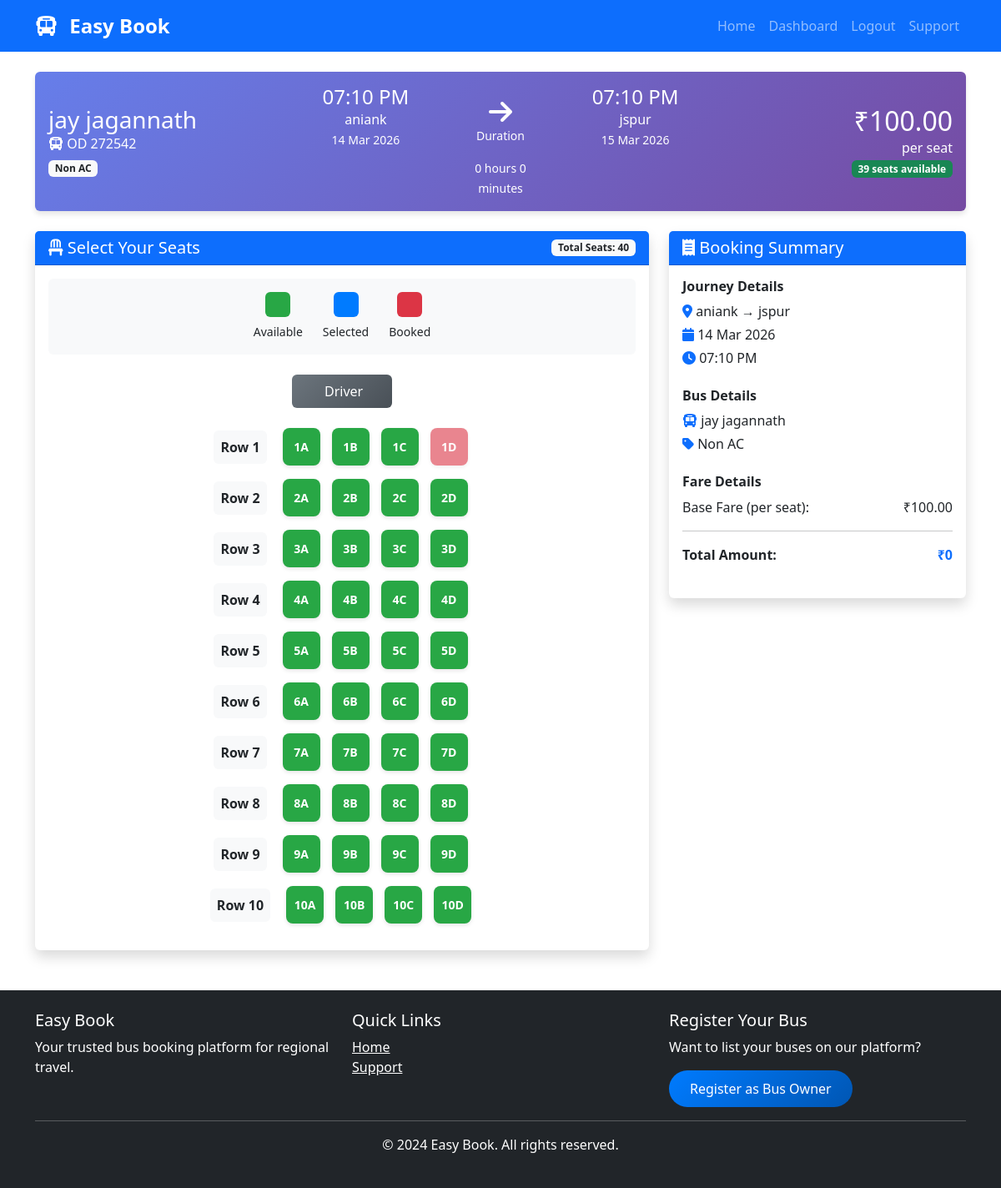
Screenshot of /bookings/bus/6/ (signed in) with the database file from the repository.
### easybook/apps/bus_owners/models.py (models this page shows, shortened)
class Bus(models.Model):
    BUS_TYPES = (
        ('ac', 'AC'),
        ('non_ac', 'Non AC'),
        ('sleeper', 'Sleeper'),
        ('seater', 'Seater'),
        ('ac_sleeper', 'AC Sleeper'),
        ('luxury', 'Luxury'),
    )
    BUS_LAYOUTS = (
        ('2x2', '2 x 2 (4 seats per row)'),
        ('2x1', '2 x 1 (3 seats per row)'),
        ('1x2', '1 x 2 (3 seats per row)'),
        ('sleeper_2x1', 'Sleeper 2 x 1'),
        ('sleeper_1x1', 'Sleeper 1 x 1'),
    )
    owner = models.ForeignKey(User, on_delete=models.CASCADE, limit_choices_to={'user_type': 'bus_owner'}, related_name='buses')
    bus_name = models.CharField(max_length=100)
    bus_type = models.CharField(max_length=20, choices=BUS_TYPES)
    bus_number = models.CharField(max_length=20, unique=True)
    total_seats = models.IntegerField()
    seat_layout = models.CharField(max_length=20, choices=BUS_LAYOUTS, default='2x2')
    amenities = models.TextField(help_text="AC, WiFi, Charging point, etc.", blank=True)
    bus_image = models.ImageField(upload_to='bus_images/', null=True, blank=True)
    is_active = models.BooleanField(default=True)
    created_at = models.DateTimeField(auto_now_add=True)
    updated_at = models.DateTimeField(auto_now=True)

class Route(models.Model):
    bus = models.ForeignKey(Bus, on_delete=models.CASCADE, related_name='routes')
    source = models.CharField(max_length=100)
    destination = models.CharField(max_length=100)
    departure_time = models.DateTimeField()
    arrival_time = models.DateTimeField()
    duration = models.CharField(max_length=50, help_text="e.g., 5 hours 30 mins", blank=True)
    fare = models.DecimalField(max_digits=10, decimal_places=2)
    available_seats = models.IntegerField()
    operating_days = models.CharField(max_length=100, help_text="Mon,Tue,Wed,Thu,Fri,Sat,Sun", default="All Days")

class Seat(models.Model):
    SEAT_TYPES = (
        ('window', 'Window'),
        ('aisle', 'Aisle'),
        ('middle', 'Middle'),
        ('sleeper_lower', 'Sleeper Lower'),
        ('sleeper_upper', 'Sleeper Upper'),
    )
    bus = models.ForeignKey(Bus, on_delete=models.CASCADE, related_name='seats')
    seat_number = models.CharField(max_length=10)
    seat_type = models.CharField(max_length=20, choices=SEAT_TYPES, default='window')
    seat_row = models.IntegerField()
    seat_column = models.IntegerField()
    is_active = models.BooleanField(default=True)
    class Meta:
        unique_together = ['bus', 'seat_number']
        ordering = ['seat_row', 'seat_column']

### easybook/apps/bookings/views.py (the view)
# urls.py: path('bus/<int:route_id>/', views.bus_details, name='bus_details'),
@login_required
def bus_details(request, route_id):
    route = get_object_or_404(Route, id=route_id)
    bus = route.bus
    if route.available_seats <= 0:
        messages.error(request, 'No seats available on this bus.')
        return redirect('search_buses')
    seats = Seat.objects.filter(bus=bus).order_by('seat_row', 'seat_column')
    booked_seats = BookedSeat.objects.filter(
        booking__route=route,
        booking__journey_date=route.departure_time.date(),
        booking__status__in=['confirmed', 'pending']
    ).values_list('seat_id', flat=True)
    seat_rows = {}
    for seat in seats:
        if seat.seat_row not in seat_rows:
            seat_rows[seat.seat_row] = []
        seat.is_booked = seat.id in booked_seats
        seat_rows[seat.seat_row].append(seat)
    context = {
        'route': route,
        'bus': bus,
        'seat_rows': dict(sorted(seat_rows.items())),
        'total_seats': bus.total_seats,
        'available_seats': route.available_seats,
        'booked_seats_count': booked_seats.count()
    }
    return render(request, 'customer/bus_details.html', context)

### templates/customer/bus_details.html (shortened to what this page needs)
{% extends 'base.html' %}
{% block content %}
<div class="container mt-4">
    <div class="row">
        <div class="col-12">
            <div class="card bg-gradient-primary text-white mb-4">
                <div class="card-body">
                    <div class="row align-items-center">
                        <div class="col-md-3">
                            <h3 class="mb-0">{{ bus.bus_name }}</h3>
                            <p class="mb-0"><i class="fas fa-bus"></i> {{ bus.bus_number }}</p>
                            <span class="badge bg-light text-dark mt-2">{{ bus.get_bus_type_display }}</span>
                        </div>
                        <div class="col-md-6">
                            <div class="row text-center">
                                <div class="col-5">
                                    <h4 class="mb-0">{{ route.departure_time|date:"h:i A" }}</h4>
                                    <p class="mb-0">{{ route.source }}</p>
                                    <small>{{ route.departure_time|date:"d M Y" }}</small>
                                </div>
                                <div class="col-2">
                                    <i class="fas fa-arrow-right fa-2x mt-3"></i>
                                    <p class="small">Duration</p>
                                    <small>{{ route.duration|default:"5h 30m" }}</small>
                                </div>
                                <div class="col-5">
                                    <h4 class="mb-0">{{ route.arrival_time|date:"h:i A" }}</h4>
                                    <p class="mb-0">{{ route.destination }}</p>
                                    <small>{{ route.arrival_time|date:"d M Y" }}</small>
                                </div>
                            </div>
                        </div>
                        <div class="col-md-3 text-end">
                            <h2 class="mb-0">₹{{ route.fare }}</h2>
                            <p class="mb-0">per seat</p>
                            <span class="badge bg-success">{{ available_seats }} seats available</span>
                        </div>
                    </div>
                </div>
            </div>
        </div>
    </div>
    <div class="row">
        <div class="col-md-8">
            <div class="card shadow">
                <div class="card-header bg-primary text-white d-flex justify-content-between align-items-center">
                    <h5 class="mb-0"><i class="fas fa-chair"></i> Select Your Seats</h5>
                    <span class="badge bg-light text-dark">Total Seats: {{ total_seats }}</span>
                </div>
                <div class="card-body">
                    <div class="d-flex justify-content-center gap-4 mb-4 p-3 bg-light rounded">
                        <div class="text-center">
                            <div class="seat-box available"></div>
                            <small>Available</small>
                        </div>
                        <div class="text-center">
                            <div class="seat-box selected"></div>
                            <small>Selected</small>
                        </div>
                        <div class="text-center">
                            <div class="seat-box booked"></div>
                            <small>Booked</small>
                        </div>
                    </div>
                    <div class="text-center mb-4">
                        <div class="driver-seat bg-secondary text-white p-2 d-inline-block rounded">
                             Driver
                        </div>
                    </div>
                    <form method="POST" action="{% url 'book_tickets' route.id %}" id="bookingForm">
                        <div class="seat-layout-container">
                            {% for row_num, seats in seat_rows.items %}
                            <div class="seat-row d-flex justify-content-center align-items-center mb-3">
                                <span class="row-label me-3 fw-bold bg-light p-2 rounded" style="min-width: 60px;">Row {{ row_num }}</span>
                                <div class="d-flex gap-2">
{% for seat in seats %}
<div class="seat-wrapper">
    <label for="seat_{{ seat.id }}"
           class="seat-label {% if seat.is_booked %}booked{% else %}available{% endif %}">
        {{ seat.seat_number }}
    </label>
</div>
{% endfor %}
                                </div>
                            </div>
                            {% empty %}
                            <div class="text-center py-5">
                                <i class="fas fa-chair fa-3x text-muted mb-3"></i>
                                <h5>No seats available for this bus</h5>
                            </div>
                            {% endfor %}
                        </div>
                    </form>
                </div>
            </div>
        </div>
        <div class="col-md-4">
            <div class="card shadow sticky-top" style="top: 20px;">
                <div class="card-header bg-primary text-white">
                    <h5 class="mb-0"><i class="fas fa-receipt"></i> Booking Summary</h5>
                </div>
                <div class="card-body">
                    <div class="route-info mb-4">
                        <h6 class="fw-bold">Journey Details</h6>
                        <p class="mb-1"><i class="fas fa-map-marker-alt text-primary"></i> {{ route.source }} → {{ route.destination }}</p>
                        <p class="mb-1"><i class="fas fa-calendar text-primary"></i> {{ route.departure_time|date:"d M Y" }}</p>
                        <p class="mb-1"><i class="fas fa-clock text-primary"></i> {{ route.departure_time|date:"h:i A" }}</p>
                    </div>
                    <div class="bus-info mb-4">
                        <h6 class="fw-bold">Bus Details</h6>
                        <p class="mb-1"><i class="fas fa-bus text-primary"></i> {{ bus.bus_name }}</p>
                        <p class="mb-1"><i class="fas fa-tag text-primary"></i> {{ bus.get_bus_type_display }}</p>
                    </div>
                    <div class="fare-breakdown mb-4">
                        <h6 class="fw-bold">Fare Details</h6>
                        <div class="d-flex justify-content-between mb-2">
                            <span>Base Fare (per seat):</span>
                            <span>₹{{ route.fare }}</span>
                        </div>
                        <hr>
                        <div class="d-flex justify-content-between fw-bold">
                            <span>Total Amount:</span>
                            <span class="text-primary" id="sidebarTotal">₹0</span>
                        </div>
                    </div>
                </div>
            </div>
        </div>
    </div>
</div>
{% endblock %}

### static/css/style.css (style rules this page uses)
:root { --primary-color: #007bff; --secondary-color: #6c757d; }
body { font-family: 'Segoe UI', Tahoma, Geneva, Verdana, sans-serif; min-height: 100vh; display: flex; flex-direction: column; }
.card { border: none; box-shadow: 0 4px 6px rgba(0,0,0,.1); transition: transform 0.3s ease; }

### templates/customer/bus_details.html (style rules this page uses)
.bg-gradient-primary { background: linear-gradient(135deg, #667eea 0%, #764ba2 100%); }
.seat-box { width: 30px; height: 30px; border-radius: 6px; margin: 0 auto 5px; }
.seat-box.available { background-color: #28a745; }
.seat-box.selected { background-color: #007bff; }
.seat-box.booked { background-color: #dc3545; }
.seat-wrapper { position: relative; margin: 0 3px; }
.seat-label { display: flex; align-items: center; justify-content: center; width: 45px; height: 45px; background-color: #28a745; color: white; border-radius: 8px; cursor: pointer; font-weight: bold; font-size: 14px; transition: all 0.3s ease; box-shadow: 0 2px 5px rgba(0,0,0,0.1); }
.seat-label.available { background-color: #28a745; }
.seat-label.booked { background-color: #dc3545; cursor: not-allowed; opacity: 0.6; }
.seat-checkbox:disabled + .seat-label { background-color: #dc3545; cursor: not-allowed; opacity: 0.6; transform: none; }
.driver-seat { width: 120px; background: linear-gradient(135deg, #6c757d 0%, #495057 100%); }
.sticky-top { z-index: 100; }

### rows the page displays
Bus: bus_name "jay jagannath", bus_number "OD 272542", bus_type "Non AC"
Route: departure_time "07:10 PM", source "aniank", departure_time "14 Mar 2026", duration "0 hours 0 minutes", arrival_time "07:10 PM", destination "jspur", arrival_time "15 Mar 2026", fare "100.00"
Seat: row_num "1", seat_number "1A"
Seat: seat_number "1B"
Seat: seat_number "1C"
Seat: seat_number "1D"
Seat: seat_row "2", seat_number "2A"
Seat: seat_number "2B"
Seat: seat_number "2C"
Seat: seat_number "2D"
Seat: seat_row "3", seat_number "3A"
Seat: seat_number "3B"
Seat: seat_number "3C"
Seat: seat_number "3D"
Seat: seat_row "4", seat_number "4A"
Seat: seat_number "4B"
Seat: seat_number "4C"
Seat: seat_number "4D"
Seat: row_num "5", seat_number "5A"
Seat: seat_number "5B"
Seat: seat_number "5C"
Seat: seat_number "5D"
Seat: seat_row "6", seat_number "6A"
Seat: seat_number "6B"
Seat: seat_number "6C"
Seat: seat_number "6D"
Seat: seat_row "7", seat_number "7A"
Seat: seat_number "7B"
Seat: seat_number "7C"
Seat: seat_number "7D"
Seat: seat_row "8", seat_number "8A"
Seat: seat_number "8B"
Seat: seat_number "8C"
Seat: seat_number "8D"
Seat: seat_row "9", seat_number "9A"
Seat: seat_number "9B"
Seat: seat_number "9C"
Seat: seat_number "9D"
Seat: seat_row "10", seat_number "10A"
Seat: seat_number "10B"
Seat: seat_number "10C"
Seat: seat_number "10D"

### other values shown
{{ available_seats }} "39"
{{ total_seats }} "40"
